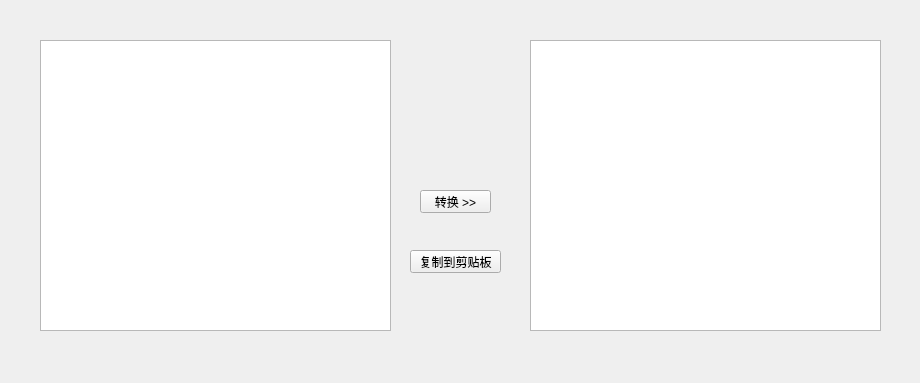
<?xml version="1.0" encoding="UTF-8"?>
<ui version="4.0">
 <class>Form</class>
 <widget class="QWidget" name="Form">
  <property name="geometry">
   <rect>
    <x>0</x>
    <y>0</y>
    <width>920</width>
    <height>383</height>
   </rect>
  </property>
  <property name="windowTitle">
   <string>去换行符工具</string>
  </property>
  <widget class="QPushButton" name="translateButton">
   <property name="geometry">
    <rect>
     <x>420</x>
     <y>190</y>
     <width>71</width>
     <height>23</height>
    </rect>
   </property>
   <property name="text">
    <string>转换 &gt;&gt;</string>
   </property>
  </widget>
  <widget class="QTextEdit" name="inputText">
   <property name="geometry">
    <rect>
     <x>40</x>
     <y>40</y>
     <width>351</width>
     <height>291</height>
    </rect>
   </property>
  </widget>
  <widget class="QTextEdit" name="outputText">
   <property name="geometry">
    <rect>
     <x>530</x>
     <y>40</y>
     <width>351</width>
     <height>291</height>
    </rect>
   </property>
   <property name="font">
    <font>
     <weight>50</weight>
     <bold>false</bold>
    </font>
   </property>
   <property name="readOnly">
    <bool>true</bool>
   </property>
  </widget>
  <widget class="QPushButton" name="copyButton">
   <property name="geometry">
    <rect>
     <x>410</x>
     <y>250</y>
     <width>91</width>
     <height>23</height>
    </rect>
   </property>
   <property name="text">
    <string>复制到剪贴板</string>
   </property>
  </widget>
  <widget class="QLabel" name="tips">
   <property name="geometry">
    <rect>
     <x>410</x>
     <y>300</y>
     <width>101</width>
     <height>31</height>
    </rect>
   </property>
   <property name="sizePolicy">
    <sizepolicy hsizetype="Expanding" vsizetype="Preferred">
     <horstretch>0</horstretch>
     <verstretch>0</verstretch>
    </sizepolicy>
   </property>
   <property name="text">
    <string/>
   </property>
   <property name="alignment">
    <set>Qt::AlignHCenter|Qt::AlignTop</set>
   </property>
   <property name="wordWrap">
    <bool>true</bool>
   </property>
  </widget>
 </widget>
 <resources/>
 <connections>
  <connection>
   <sender>translateButton</sender>
   <signal>clicked()</signal>
   <receiver>outputText</receiver>
   <slot>update()</slot>
   <hints>
    <hint type="sourcelabel">
     <x>442</x>
     <y>210</y>
    </hint>
    <hint type="destinationlabel">
     <x>532</x>
     <y>215</y>
    </hint>
   </hints>
  </connection>
  <connection>
   <sender>copyButton</sender>
   <signal>clicked()</signal>
   <receiver>tips</receiver>
   <slot>update()</slot>
   <hints>
    <hint type="sourcelabel">
     <x>445</x>
     <y>265</y>
    </hint>
    <hint type="destinationlabel">
     <x>456</x>
     <y>312</y>
    </hint>
   </hints>
  </connection>
 </connections>
</ui>
